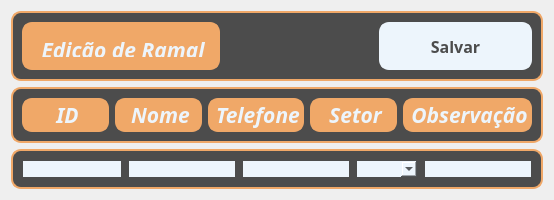
            <widget class="QWidget" name="Editar">
             <layout class="QVBoxLayout" name="verticalLayout_19">
              <item>
               <widget class="QFrame" name="frame_22">
                <property name="maximumSize">
                 <size>
                  <width>16777215</width>
                  <height>70</height>
                 </size>
                </property>
                <property name="styleSheet">
                 <string notr="true">border-color: rgb(240, 168, 104);
border-radius: 10px;
border-style: solid;
border-width: 2px;
background-color: rgb(76, 76, 76);</string>
                </property>
                <property name="frameShape">
                 <enum>QFrame::StyledPanel</enum>
                </property>
                <property name="frameShadow">
                 <enum>QFrame::Raised</enum>
                </property>
                <layout class="QHBoxLayout" name="horizontalLayout_10">
                 <item>
                  <widget class="QFrame" name="frame_24">
                   <property name="sizePolicy">
                    <sizepolicy hsizetype="Expanding" vsizetype="Preferred">
                     <horstretch>0</horstretch>
                     <verstretch>0</verstretch>
                    </sizepolicy>
                   </property>
                   <property name="maximumSize">
                    <size>
                     <width>300</width>
                     <height>50</height>
                    </size>
                   </property>
                   <property name="font">
                    <font>
                     <family>Source Code Pro Black</family>
                     <pointsize>11</pointsize>
                     <weight>75</weight>
                     <bold>true</bold>
                    </font>
                   </property>
                   <property name="styleSheet">
                    <string notr="true">color: rgb(237, 245, 252);
background-color: rgb(240, 168, 104);
border-radius: 10px;</string>
                   </property>
                   <property name="frameShape">
                    <enum>QFrame::StyledPanel</enum>
                   </property>
                   <property name="frameShadow">
                    <enum>QFrame::Raised</enum>
                   </property>
                   <layout class="QVBoxLayout" name="verticalLayout_20">
                    <item>
                     <widget class="QLabel" name="label">
                      <property name="font">
                       <font>
                        <family>Source Code Pro Black</family>
                        <pointsize>11</pointsize>
                        <weight>75</weight>
                        <italic>true</italic>
                        <bold>true</bold>
                       </font>
                      </property>
                      <property name="styleSheet">
                       <string notr="true"/>
                      </property>
                      <property name="text">
                       <string>&lt;html&gt;&lt;head/&gt;&lt;body&gt;&lt;p align=&quot;center&quot;&gt;&lt;span style=&quot; font-size:16pt;&quot;&gt;Edição de Ramal&lt;/span&gt;&lt;/p&gt;&lt;/body&gt;&lt;/html&gt;</string>
                      </property>
                     </widget>
                    </item>
                   </layout>
                  </widget>
                 </item>
                 <item>
                  <spacer name="horizontalSpacer">
                   <property name="orientation">
                    <enum>Qt::Horizontal</enum>
                   </property>
                   <property name="sizeHint" stdset="0">
                    <size>
                     <width>40</width>
                     <height>20</height>
                    </size>
                   </property>
                  </spacer>
                 </item>
                 <item>
                  <widget class="QPushButton" name="pushButton_2">
                   <property name="sizePolicy">
                    <sizepolicy hsizetype="Expanding" vsizetype="Minimum">
                     <horstretch>0</horstretch>
                     <verstretch>0</verstretch>
                    </sizepolicy>
                   </property>
                   <property name="maximumSize">
                    <size>
                     <width>200</width>
                     <height>100</height>
                    </size>
                   </property>
                   <property name="font">
                    <font>
                     <family>Source Code Pro Black</family>
                     <pointsize>12</pointsize>
                     <weight>75</weight>
                     <italic>false</italic>
                     <bold>true</bold>
                    </font>
                   </property>
                   <property name="styleSheet">
                    <string notr="true">background-color: rgb(237, 245, 252);
border-radius: 10px;
color: rgb(76, 76, 76);
border-color: rgb(237, 245, 252);</string>
                   </property>
                   <property name="text">
                    <string>Salvar</string>
                   </property>
                  </widget>
                 </item>
                </layout>
               </widget>
              </item>
              <item>
               <widget class="QFrame" name="frame_20">
                <property name="maximumSize">
                 <size>
                  <width>16777215</width>
                  <height>60</height>
                 </size>
                </property>
                <property name="styleSheet">
                 <string notr="true">color: rgb(237, 245, 252);
border-color: rgb(240, 168, 104);
border-radius: 10px;
border-style: solid;
border-width: 2px;
background-color: rgb(76, 76, 76);</string>
                </property>
                <property name="frameShape">
                 <enum>QFrame::StyledPanel</enum>
                </property>
                <property name="frameShadow">
                 <enum>QFrame::Raised</enum>
                </property>
                <layout class="QHBoxLayout" name="horizontalLayout_11">
                 <item>
                  <widget class="QLabel" name="label_8">
                   <property name="maximumSize">
                    <size>
                     <width>100</width>
                     <height>40</height>
                    </size>
                   </property>
                   <property name="font">
                    <font>
                     <family>Source Code Pro Black</family>
                     <pointsize>11</pointsize>
                     <weight>75</weight>
                     <italic>true</italic>
                     <bold>true</bold>
                    </font>
                   </property>
                   <property name="styleSheet">
                    <string notr="true">border-color: rgb(240, 168, 104);
border-radius: 10px;
border-style: solid;
border-width: 2px;

background-color: rgb(240, 168, 104);</string>
                   </property>
                   <property name="text">
                    <string>&lt;html&gt;&lt;head/&gt;&lt;body&gt;&lt;p align=&quot;center&quot;&gt;&lt;span style=&quot; font-size:16pt;&quot;&gt;ID&lt;/span&gt;&lt;/p&gt;&lt;/body&gt;&lt;/html&gt;</string>
                   </property>
                  </widget>
                 </item>
                 <item>
                  <widget class="QLabel" name="label_9">
                   <property name="maximumSize">
                    <size>
                     <width>16777215</width>
                     <height>40</height>
                    </size>
                   </property>
                   <property name="font">
                    <font>
                     <family>Source Code Pro Black</family>
                     <pointsize>11</pointsize>
                     <weight>75</weight>
                     <italic>true</italic>
                     <bold>true</bold>
                    </font>
                   </property>
                   <property name="styleSheet">
                    <string notr="true">background-color: rgb(240, 168, 104);</string>
                   </property>
                   <property name="text">
                    <string>&lt;html&gt;&lt;head/&gt;&lt;body&gt;&lt;p align=&quot;center&quot;&gt;&lt;span style=&quot; font-size:16pt;&quot;&gt;Nome&lt;/span&gt;&lt;/p&gt;&lt;/body&gt;&lt;/html&gt;</string>
                   </property>
                  </widget>
                 </item>
                 <item>
                  <widget class="QLabel" name="label_10">
                   <property name="maximumSize">
                    <size>
                     <width>16777215</width>
                     <height>40</height>
                    </size>
                   </property>
                   <property name="font">
                    <font>
                     <family>Source Code Pro Black</family>
                     <pointsize>11</pointsize>
                     <weight>75</weight>
                     <italic>true</italic>
                     <bold>true</bold>
                    </font>
                   </property>
                   <property name="styleSheet">
                    <string notr="true">background-color: rgb(240, 168, 104);</string>
                   </property>
                   <property name="text">
                    <string>&lt;html&gt;&lt;head/&gt;&lt;body&gt;&lt;p align=&quot;center&quot;&gt;&lt;span style=&quot; font-size:16pt;&quot;&gt;Telefone&lt;/span&gt;&lt;/p&gt;&lt;/body&gt;&lt;/html&gt;</string>
                   </property>
                  </widget>
                 </item>
                 <item>
                  <widget class="QLabel" name="label_11">
                   <property name="maximumSize">
                    <size>
                     <width>16777215</width>
                     <height>40</height>
                    </size>
                   </property>
                   <property name="font">
                    <font>
                     <family>Source Code Pro Black</family>
                     <pointsize>11</pointsize>
                     <weight>75</weight>
                     <italic>true</italic>
                     <bold>true</bold>
                    </font>
                   </property>
                   <property name="styleSheet">
                    <string notr="true">background-color: rgb(240, 168, 104);</string>
                   </property>
                   <property name="text">
                    <string>&lt;html&gt;&lt;head/&gt;&lt;body&gt;&lt;p align=&quot;center&quot;&gt;&lt;span style=&quot; font-size:16pt;&quot;&gt;Setor&lt;/span&gt;&lt;/p&gt;&lt;/body&gt;&lt;/html&gt;</string>
                   </property>
                  </widget>
                 </item>
                 <item>
                  <widget class="QLabel" name="label_20">
                   <property name="maximumSize">
                    <size>
                     <width>16777215</width>
                     <height>40</height>
                    </size>
                   </property>
                   <property name="font">
                    <font>
                     <family>Source Code Pro Black</family>
                     <pointsize>11</pointsize>
                     <weight>75</weight>
                     <italic>true</italic>
                     <bold>true</bold>
                    </font>
                   </property>
                   <property name="styleSheet">
                    <string notr="true">background-color: rgb(240, 168, 104);</string>
                   </property>
                   <property name="text">
                    <string>&lt;html&gt;&lt;head/&gt;&lt;body&gt;&lt;p align=&quot;center&quot;&gt;&lt;span style=&quot; font-size:16pt;&quot;&gt;Observação&lt;/span&gt;&lt;/p&gt;&lt;/body&gt;&lt;/html&gt;</string>
                   </property>
                  </widget>
                 </item>
                </layout>
               </widget>
              </item>
              <item>
               <widget class="QFrame" name="frame_21">
                <property name="maximumSize">
                 <size>
                  <width>16777215</width>
                  <height>60</height>
                 </size>
                </property>
                <property name="styleSheet">
                 <string notr="true">border-color: rgb(240, 168, 104);
border-radius: 10px;
border-style: solid;
border-width: 2px;
background-color: rgb(76, 76, 76);</string>
                </property>
                <property name="frameShape">
                 <enum>QFrame::StyledPanel</enum>
                </property>
                <property name="frameShadow">
                 <enum>QFrame::Raised</enum>
                </property>
                <layout class="QHBoxLayout" name="horizontalLayout_12">
                 <item>
                  <widget class="QLineEdit" name="lineEdit_10">
                   <property name="sizePolicy">
                    <sizepolicy hsizetype="Expanding" vsizetype="Minimum">
                     <horstretch>0</horstretch>
                     <verstretch>0</verstretch>
                    </sizepolicy>
                   </property>
                   <property name="maximumSize">
                    <size>
                     <width>100</width>
                     <height>40</height>
                    </size>
                   </property>
                   <property name="styleSheet">
                    <string notr="true">background-color: rgb(237, 245, 252);
border-style: solid;
border-width: 1px;
border-color: rgb(76, 76, 76);</string>
                   </property>
                  </widget>
                 </item>
                 <item>
                  <widget class="QLineEdit" name="lineEdit_11">
                   <property name="sizePolicy">
                    <sizepolicy hsizetype="Expanding" vsizetype="Minimum">
                     <horstretch>0</horstretch>
                     <verstretch>0</verstretch>
                    </sizepolicy>
                   </property>
                   <property name="maximumSize">
                    <size>
                     <width>16777215</width>
                     <height>40</height>
                    </size>
                   </property>
                   <property name="styleSheet">
                    <string notr="true">background-color: rgb(237, 245, 252);
border-style: solid;
border-width: 1px;
border-color: rgb(76, 76, 76);</string>
                   </property>
                  </widget>
                 </item>
                 <item>
                  <widget class="QLineEdit" name="lineEdit_12">
                   <property name="sizePolicy">
                    <sizepolicy hsizetype="Expanding" vsizetype="Minimum">
                     <horstretch>0</horstretch>
                     <verstretch>0</verstretch>
                    </sizepolicy>
                   </property>
                   <property name="maximumSize">
                    <size>
                     <width>16777215</width>
                     <height>40</height>
                    </size>
                   </property>
                   <property name="styleSheet">
                    <string notr="true">background-color: rgb(237, 245, 252);
border-style: solid;
border-width: 1px;
border-color: rgb(76, 76, 76);</string>
                   </property>
                  </widget>
                 </item>
                 <item>
                  <widget class="QComboBox" name="comboBox_2">
                   <property name="sizePolicy">
                    <sizepolicy hsizetype="Expanding" vsizetype="Minimum">
                     <horstretch>0</horstretch>
                     <verstretch>0</verstretch>
                    </sizepolicy>
                   </property>
                   <property name="maximumSize">
                    <size>
                     <width>16777215</width>
                     <height>40</height>
                    </size>
                   </property>
                   <property name="styleSheet">
                    <string notr="true">background-color: rgb(237, 245, 252);
border-style: solid;
border-width: 1px;
border-color: rgb(76, 76, 76);</string>
                   </property>
                  </widget>
                 </item>
                 <item>
                  <widget class="QLineEdit" name="lineEdit_14">
                   <property name="sizePolicy">
                    <sizepolicy hsizetype="Expanding" vsizetype="Minimum">
                     <horstretch>0</horstretch>
                     <verstretch>0</verstretch>
                    </sizepolicy>
                   </property>
                   <property name="maximumSize">
                    <size>
                     <width>16777215</width>
                     <height>40</height>
                    </size>
                   </property>
                   <property name="styleSheet">
                    <string notr="true">background-color: rgb(237, 245, 252);
border-style: solid;
border-width: 1px;
border-color: rgb(76, 76, 76);</string>
                   </property>
                  </widget>
                 </item>
                </layout>
               </widget>
              </item>
             </layout>
            </widget>
